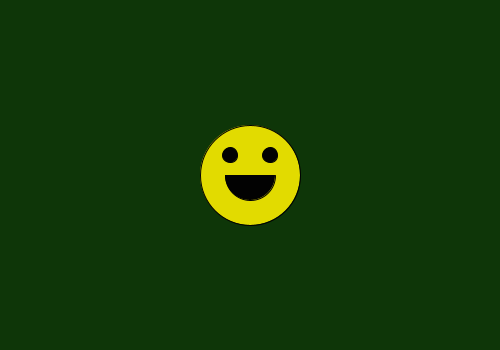
Frame 1 (no input)
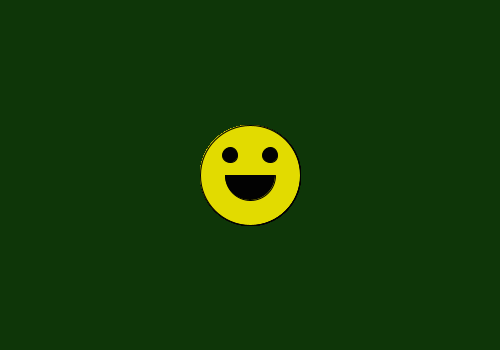
Frame 60 (the mouse pressed at the canvas centre just before this capture)
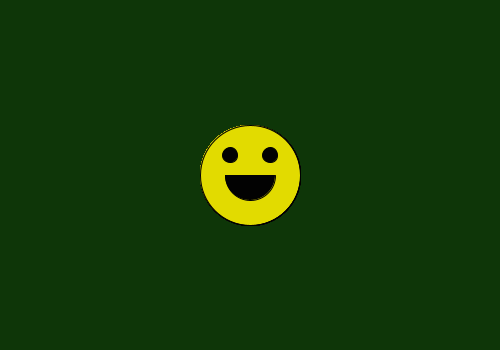
Frame 120 (the mouse held since frame 60 and released just before this capture)

The Processing sketch that drew these frames (run headless with seeded random() and noise(); from frame 60 on, the mouse is pressed at the canvas centre):

// Processing sketch: HappyFunctions
// ── HappyFunctions.pde
void setup()
{
  size(500, 350);
  background(14, 54, 8);
  smooth();
}

void draw()
{
  happy();
}

void happy()
{
  int faceRad = 100;
  int offset = 20;
  int eyeLeftOffsetX = (width/2) - offset;
  int eyeLeftOffsetY = (height/2) - offset;
  int eyeRightOffsetX = (width/2) + offset;
  int eyeRightOffsetY = (height/2) - offset;
  int eyeRad = 15;
  fill(#e2db00);
  ellipse(width/2, height/2, faceRad, faceRad);
  fill(#020202);
  // left eye
  ellipse(eyeLeftOffsetX, eyeLeftOffsetY, eyeRad, eyeRad);
  // right eye
  ellipse(eyeRightOffsetX, eyeRightOffsetY, eyeRad, eyeRad);
  arc(width/2,height/2,50,50,0,PI);
}
